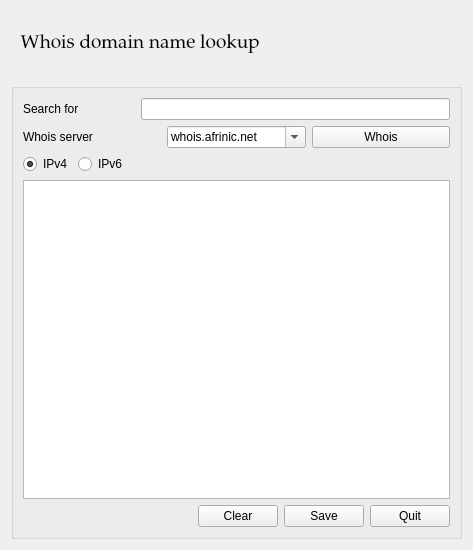
<?xml version="1.0" encoding="UTF-8"?>
<ui version="4.0">
 <class>whoisForm</class>
 <widget class="QWidget" name="whoisForm">
  <property name="geometry">
   <rect>
    <x>0</x>
    <y>0</y>
    <width>473</width>
    <height>550</height>
   </rect>
  </property>
  <property name="maximumSize">
   <size>
    <width>167772</width>
    <height>167772</height>
   </size>
  </property>
  <property name="windowTitle">
   <string>Whois application</string>
  </property>
  <property name="styleSheet">
   <string notr="true"/>
  </property>
  <layout class="QGridLayout" name="gridLayout_2">
   <item row="0" column="0">
    <layout class="QHBoxLayout" name="horizontalLayout_3">
     <item>
      <widget class="QLabel" name="label_4">
       <property name="font">
        <font>
         <family>URW Palladio L</family>
         <pointsize>14</pointsize>
        </font>
       </property>
       <property name="text">
        <string>
  Whois domain name lookup 
</string>
       </property>
       <property name="textFormat">
        <enum>Qt::AutoText</enum>
       </property>
      </widget>
     </item>
     <item>
      <spacer name="horizontalSpacer_2">
       <property name="orientation">
        <enum>Qt::Horizontal</enum>
       </property>
       <property name="sizeHint" stdset="0">
        <size>
         <width>40</width>
         <height>20</height>
        </size>
       </property>
      </spacer>
     </item>
    </layout>
   </item>
   <item row="1" column="0">
    <widget class="QGroupBox" name="groupBox">
     <property name="title">
      <string/>
     </property>
     <layout class="QGridLayout" name="gridLayout">
      <item row="0" column="0" colspan="2">
       <layout class="QHBoxLayout" name="horizontalLayout_4">
        <item>
         <widget class="QLabel" name="label_2">
          <property name="text">
           <string>Search for                 </string>
          </property>
         </widget>
        </item>
        <item>
         <widget class="QLineEdit" name="input">
          <property name="text">
           <string comment="Enter IP address or hostname"/>
          </property>
          <property name="maxLength">
           <number>255</number>
          </property>
         </widget>
        </item>
       </layout>
      </item>
      <item row="1" column="0" colspan="2">
       <layout class="QHBoxLayout" name="horizontalLayout_2">
        <item>
         <widget class="QLabel" name="label_3">
          <property name="text">
           <string>Whois server</string>
          </property>
         </widget>
        </item>
        <item>
         <widget class="QComboBox" name="serverBox">
          <property name="editable">
           <bool>true</bool>
          </property>
          <item>
           <property name="text">
            <string>whois.afrinic.net</string>
           </property>
          </item>
          <item>
           <property name="text">
            <string>whois.apnic.net</string>
           </property>
          </item>
          <item>
           <property name="text">
            <string>whois.arin.net</string>
           </property>
          </item>
          <item>
           <property name="text">
            <string>whois.lacnic.net</string>
           </property>
          </item>
          <item>
           <property name="text">
            <string>whois.ripe.net</string>
           </property>
          </item>
         </widget>
        </item>
        <item>
         <widget class="QPushButton" name="whoisButton">
          <property name="text">
           <string>Whois</string>
          </property>
         </widget>
        </item>
       </layout>
      </item>
      <item row="2" column="0" colspan="2">
       <layout class="QHBoxLayout" name="horizontalLayout_5">
        <item>
         <layout class="QGridLayout" name="gridLayout_3"/>
        </item>
        <item>
         <widget class="QRadioButton" name="ipv4Button">
          <property name="text">
           <string>IPv4</string>
          </property>
          <property name="checked">
           <bool>true</bool>
          </property>
         </widget>
        </item>
        <item>
         <widget class="QRadioButton" name="ipv6Button">
          <property name="text">
           <string>IPv6</string>
          </property>
         </widget>
        </item>
        <item>
         <spacer name="horizontalSpacer">
          <property name="orientation">
           <enum>Qt::Horizontal</enum>
          </property>
          <property name="sizeHint" stdset="0">
           <size>
            <width>348</width>
            <height>20</height>
           </size>
          </property>
         </spacer>
        </item>
       </layout>
      </item>
      <item row="3" column="0" colspan="2">
       <widget class="QTextEdit" name="output">
        <property name="frameShape">
         <enum>QFrame::StyledPanel</enum>
        </property>
       </widget>
      </item>
      <item row="4" column="1">
       <layout class="QHBoxLayout" name="horizontalLayout">
        <item>
         <widget class="QPushButton" name="clearButton">
          <property name="text">
           <string>Clear</string>
          </property>
         </widget>
        </item>
        <item>
         <widget class="QPushButton" name="saveButton">
          <property name="enabled">
           <bool>true</bool>
          </property>
          <property name="text">
           <string>Save</string>
          </property>
         </widget>
        </item>
        <item>
         <widget class="QPushButton" name="quitButton">
          <property name="text">
           <string>Quit</string>
          </property>
         </widget>
        </item>
       </layout>
      </item>
     </layout>
    </widget>
   </item>
  </layout>
 </widget>
 <resources/>
 <connections/>
</ui>
